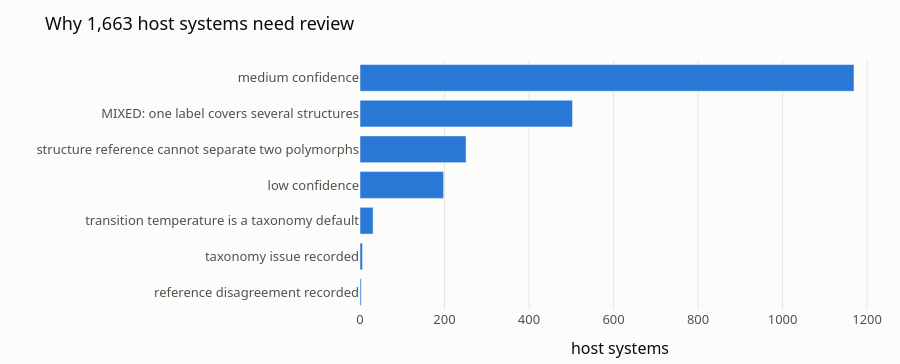

The cell this chart's notebook holds for it:
### Markdown cell above
## 7. What still needs a paper check

The same list as `validation/needs_review.md`, as a table you can sort and filter.

### Code cell
s_reasons = df_review.reasons.str.split(';').explode().str.strip()
s_reasons = (s_reasons.str.replace(r'^MIXED.*', 'MIXED: one label covers several structures', regex=True)
             .str.replace(r'^transition at .*', 'transition temperature is a taxonomy default', regex=True)
             .str.replace(r'\s*\(.*\)', '', regex=True)
             .value_counts().sort_values())
fig = px.bar(s_reasons, orientation='h', labels={'value': 'host systems', 'reasons': ''},
             title=f'Why {len(df_review):,} host systems need review')
fig.update_traces(marker_color=BLUE, hovertemplate='%{y}: %{x:,} hosts<extra></extra>')
fig.update_layout(showlegend=False, height=32 * len(s_reasons) + 140)
fig.show()

df_review.sort_values('n_samples', ascending=False).head(30)

### Figure 1 — Plotly figure (JSON) as saved in the notebook; plotly's stock layout.template omitted (floating-point values rounded to 4 significant figures)
{"data": [{"hovertemplate": "%{y}: %{x:,} hosts<extra></extra>", "legendgroup": "count", "marker": {"color": "#2a78d6", "pattern": {"shape": ""}}, "name": "count", "orientation": "h", "showlegend": true, "textposition": "auto", "type": "bar", "x": [3, 6, 31, 198, 251, 503, 1169], "xaxis": "x", "y": ["reference disagreement recorded", "taxonomy issue recorded", "transition temperature is a taxonomy default", "low confidence", "structure reference cannot separate two polymorphs", "MIXED: one label covers several structures", "medium confidence"], "yaxis": "y"}], "layout": {"barmode": "relative", "height": 364, "legend": {"title": {"text": "variable"}, "tracegroupgap": 0}, "showlegend": false, "title": {"text": "Why 1,663 host systems need review"}, "xaxis": {"anchor": "y", "domain": [0, 1], "title": {"text": "host systems"}}, "yaxis": {"anchor": "x", "domain": [0, 1], "title": {"text": ""}}}}
